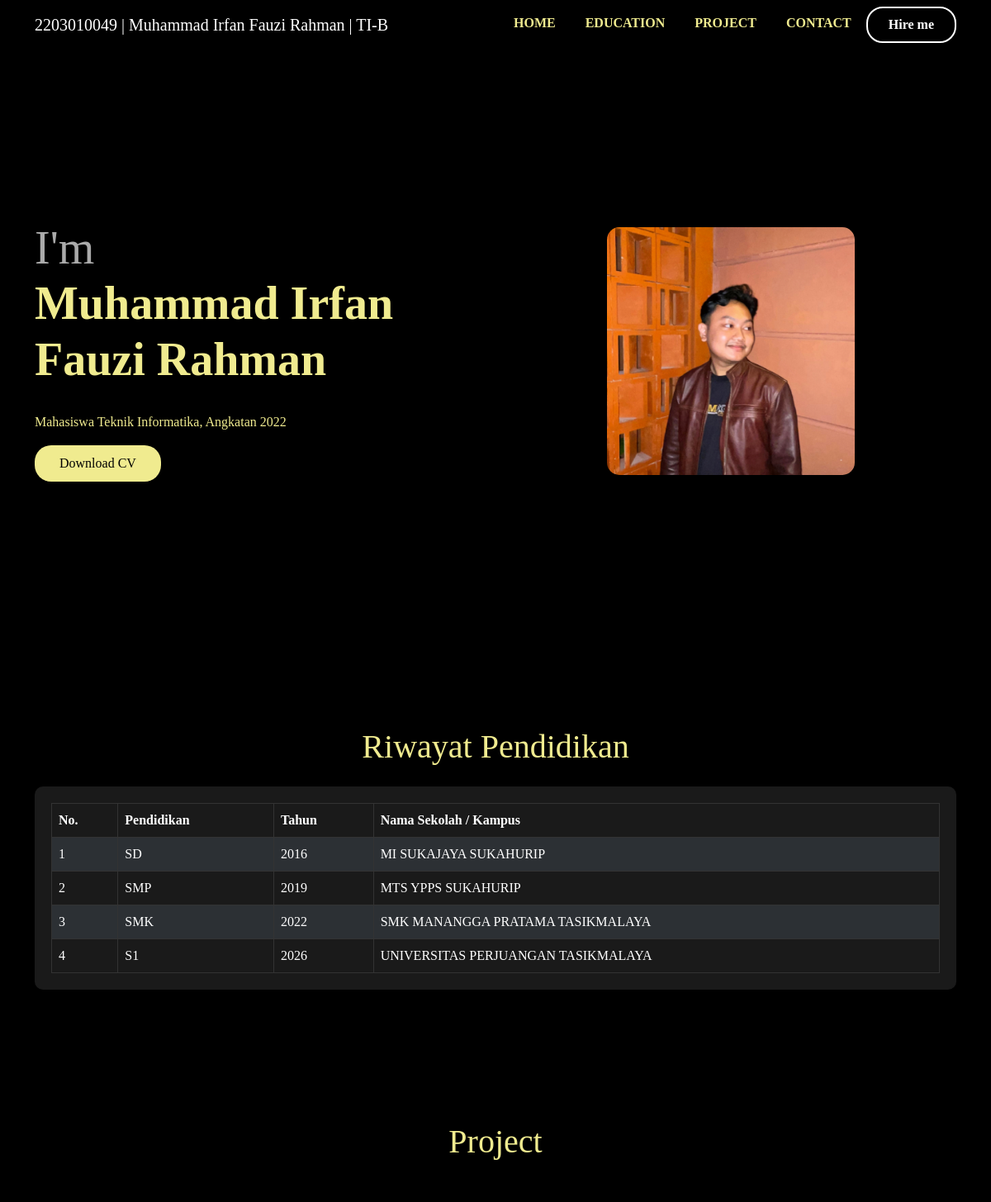
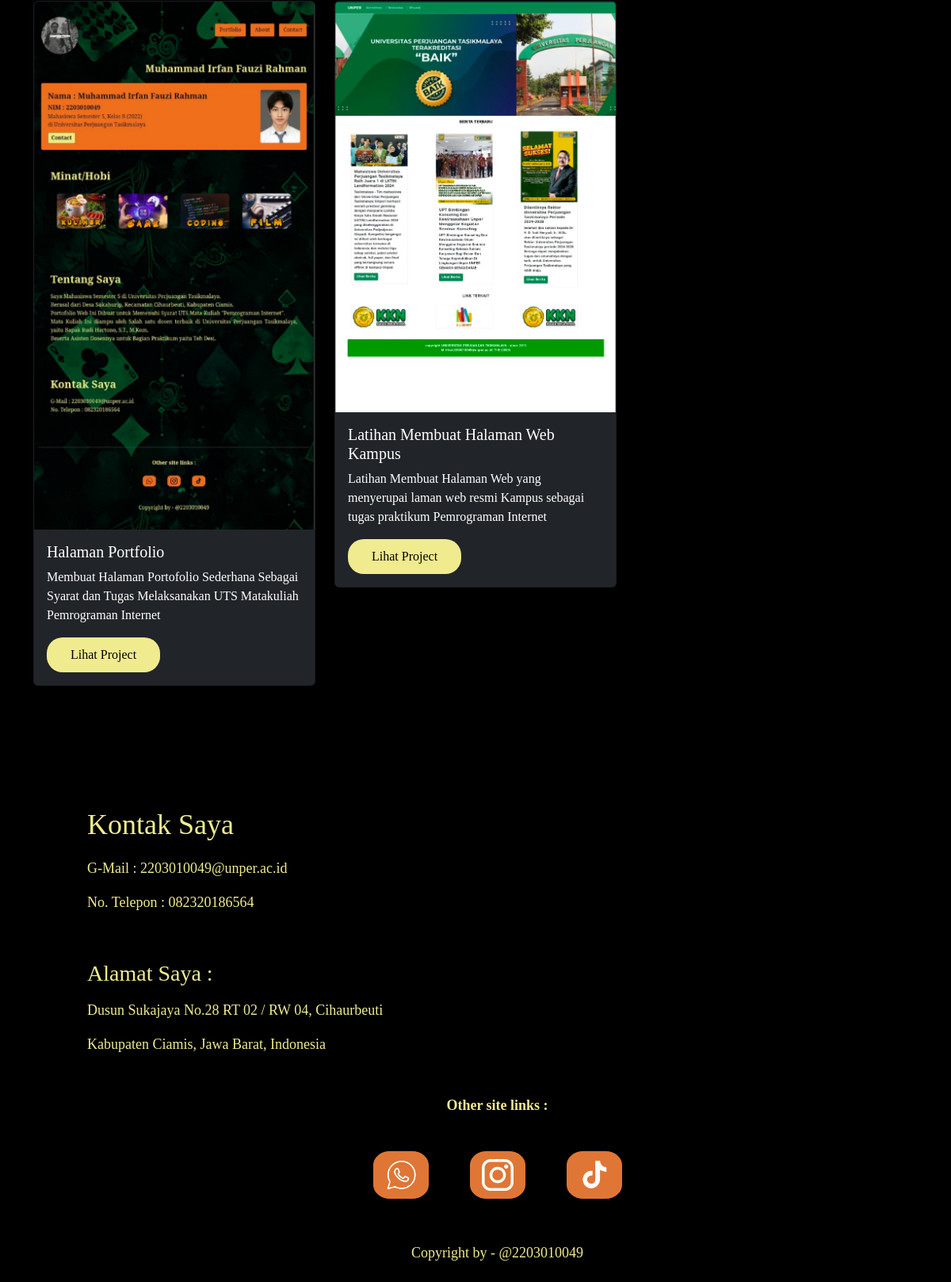
The page / on the database its author committed (2 pictures, top to bottom).
### tables this page shows
CREATE TABLE `users` (
  `id` int(11) NOT NULL,
  `nama` varchar(255) NOT NULL,
  `jenis_kelamin` enum('Laki-laki','Perempuan') NOT NULL,
  `alamat` text NOT NULL,
  `deskripsi` text DEFAULT NULL,
  `foto` varchar(255) DEFAULT NULL
);

CREATE TABLE `riwayat_pendidikan` (
  `nomor` int(11) NOT NULL,
  `pendidikan` varchar(255) NOT NULL,
  `tahun` int(11) NOT NULL,
  `sekolah_kampus` varchar(255) NOT NULL
);

CREATE TABLE `project` (
  `nomor` int(11) NOT NULL,
  `project` varchar(255) NOT NULL,
  `keterangan` text DEFAULT NULL,
  `foto` varchar(255) DEFAULT NULL,
  `link_project` varchar(255) NOT NULL
);

### index.php (the view, shortened to what this page needs)
<?php
$host = "localhost";
$user = "root";
$password = "";
$database = "identitas_diri";
$conn = new mysqli($host, $user, $password, $database);
$userQuery = "SELECT id, nama, jenis_kelamin, alamat, deskripsi, foto FROM users LIMIT 1";
$userData = $conn->query($userQuery);
$user = $userData->fetch_assoc();
$eduQuery = "SELECT * FROM riwayat_pendidikan ORDER BY tahun ASC";
$eduData = $conn->query($eduQuery);
$projectQuery = "SELECT * FROM project";
$projectData = $conn->query($projectQuery);
?>
<!DOCTYPE html>
<html lang="id">
<head>
    <link href="https://cdn.jsdelivr.net/npm/bootstrap@5.3.0-alpha1/dist/css/bootstrap.min.css" rel="stylesheet">
    <link rel="stylesheet" href="style.css">
</head>
<body>
    <nav class="navbar navbar-expand-lg fixed-top">
        <div class="container">
            <a class="navbar-brand text-white" href="#">2203010049 | Muhammad Irfan Fauzi Rahman | TI-B</a>
            <div class="collapse navbar-collapse justify-content-end" id="navbarNav">
                <ul class="navbar-nav">
                    <li class="nav-item"><a class="nav-link" href="#home"><b>HOME</b></a></li>
                    <li class="nav-item"><a class="nav-link" href="#education"><b>EDUCATION</b></a></li>
                    <li class="nav-item"><a class="nav-link" href="#project"><b>PROJECT</b></a></li>
                    <li class="nav-item"><a class="nav-link" href="#contact"><b>CONTACT</b></a></li>
                    <li class="nav-item">
                        <button class="btn hire-btn"><b>Hire me</b></button>
                    </li>
                </ul>
            </div>
        </div>
    </nav>
    <section id="home" class="hero-section">
        <div class="container">
            <div class="row align-items-center">
                <div class="col-md-6 hero-content">
                    <h1><span>I'm</span><br><?php echo $user['nama']; ?></h1>
                    <p class="my-3">
                        <?php echo $user['deskripsi']; ?>
                    </p>
                    <a href="#" class="btn btn-custom">Download CV</a>
                </div>
                <div class="col-md-6 text-center hero-image">
                    <img src="Editor/assets/images/<?php echo $user['foto']; ?>" alt="Foto Profil" class="img-fluid">
                </div>
            </div>
        </div>
    </section>
<section id="education" class="section">
    <div class="container">
        <h2 class="section-title mb-4">Riwayat Pendidikan</h2>
        <div class="table-responsive">
            <table class="table table-dark table-striped table-bordered">
                <thead>
                    <tr>
                        <th>No.</th>
                        <th>Pendidikan</th>
                        <th>Tahun</th>
                        <th>Nama Sekolah / Kampus</th>
                    </tr>
                </thead>
                <tbody>
                    <?php
                    $no = 1;
                    while ($education = $eduData->fetch_assoc()):
                    ?>
                    <tr>
                        <td><?php echo $no++; ?></td>
                        <td><?php echo $education['pendidikan']; ?></td>
                        <td><?php echo $education['tahun']; ?></td>
                        <td><?php echo $education['sekolah_kampus']; ?></td>
                    </tr>
                    <?php endwhile; ?>
                </tbody>
            </table>
        </div>
    </div>
</section>
    <section id="project" class="section">
        <div class="container">
            <h2 class="section-title">Project</h2>
            <div class="row">
                <?php while ($project = $projectData->fetch_assoc()): ?>
                <div class="col-md-4 mb-4">
                    <div class="card bg-dark text-white">
                        <img src="Editor/assets/images/<?php echo $project['foto']; ?>" class="card-img-top" alt="Project Image">
                        <div class="card-body">
                            <h5 class="card-title"><?php echo $project['project']; ?></h5>
                            <p class="card-text"><?php echo $project['keterangan']; ?></p>
                            <a href="<?php echo $project['link_project']; ?>" class="btn btn-custom" target="_blank">
                                Lihat Project
                            </a>
                        </div>
                    </div>
                </div>
                <?php endwhile; ?>
            </div>
        </div>
    </section>
    <section id="contact" class="contact">
            <h2>Kontak Saya</h2>
            <div class="contact-info">
                <p>G-Mail : 2203010049@unper.ac.id</p>
                <p>No. Telepon : 082320186564 </p>
                <br>
                <p><h3>Alamat Saya : </h3></p>
                <p>Dusun Sukajaya No.28 RT 02 / RW 04, Cihaurbeuti</p>
                <p>Kabupaten Ciamis, Jawa Barat, Indonesia</p>
            </div>
            <p style="text-align: center;"><b>Other site links :</b></p>
                <br>
                <div class="linkss" >
                    <a href="https://wa.me/082320186564"
                    target="_blank" class="linkSS">
                    <img class="linksimage" src="./logoimage/wa.png"></a>
                    <a href="https://www.instagram.com/mr.i.everyday?igsh=MWh0N3AzeT"
                    target="_blank" class="linkSS">
                    <img class="linksimage" src="./logoimage/ig.png"></a>
                    <a href="https://www.tiktok.com/@mr.xeveryday?_t=8rKl2c2SevZ&_r=1"
                    target="_blank" class="linkSS">
                    <img class="linksimage" src="./logoimage/tiktok.png"></a>
                </div>
                <br>
                <br>
            <p style="text-align: center;">Copyright by - @2203010049</p>
        </section>
</body>
</html>

### style.css (style rules this page uses)
body { background-color: #000000; color: #F0EB8F; font-family: 'Times New Roman', Times, serif, sans-serif; }
.navbar { background-color: #000000 !important; }
.nav-link { color: #F0EB8F !important; margin: 0 10px; }
.hero-section { min-height: 100vh; display: flex; align-items: center; padding: 100px 0; }
.hero-content h1 { font-size: 3.5rem; font-weight: bold; margin-top: 50px; margin-bottom: 30px; }
.hero-content h1 span { color: #aaa; font-weight: normal; }
.btn-custom { background-color: #F0EB8F; color: rgb(0, 0, 0); border-radius: 20px; padding: 10px 30px; border: none; transition: all 0.3s ease; }
.hire-btn { background-color: transparent; border: 2px solid white; color: white; border-radius: 20px; padding: 8px 25px; transition: all 0.3s ease; }
.hero-image img { margin-top: 50px; width: 100%; max-width: 300px; border-radius: 15px; box-shadow: 0 5px 15px rgba(0,0,0,0.3); }
.section { padding: 80px 0; }
.section-title { font-size: 2.5rem; margin-bottom: 50px; text-align: center; }
.table { margin-bottom: 0; }
.table-responsive { background-color: #1a1a1a; border-radius: 10px; padding: 20px; }
.table-dark { --bs-table-bg: transparent; }
.table-bordered { border-color: #333; }
.contact { margin-bottom: 50px; color: #F0EB8F; text-align: justify; padding: 50px; justify-content: space-between; margin-left: 60px; margin-right: 5px; font-size: large; }
.contact h2 { font-size: 2em; margin-bottom: 20px; color: #F0EB8F; }
.contact-info { margin-bottom: 50px; color: #F0EB8F; text-align: justify; justify-content: space-between; }
.linkss { display: flex; gap: 50px; align-items: center; justify-content: center; }
.linkSS { text-decoration: none; color: black; padding: 10px 15px; border: 1px solid #000; background-color: #Df7635; border-radius: 30%; }
.linksimage { display: flex; width: 40px; height: 40px; object-fit: cover; justify-content: center; }

### rows shown on the page
users: nama "Muhammad Irfan Fauzi Rahman", deskripsi "Mahasiswa Teknik Informatika, Angkatan 2022", foto (picture)
riwayat_pendidikan: pendidikan "SD", tahun "2016", sekolah_kampus "MI SUKAJAYA SUKAHURIP"
riwayat_pendidikan: pendidikan "SMP", tahun "2019", sekolah_kampus "MTS YPPS SUKAHURIP"
riwayat_pendidikan: pendidikan "SMK", tahun "2022", sekolah_kampus "SMK MANANGGA PRATAMA TASIKMALAYA"
riwayat_pendidikan: pendidikan "S1", tahun "2026", sekolah_kampus "UNIVERSITAS PERJUANGAN TASIKMALAYA"
project: foto (picture), project "Halaman Portfolio", keterangan "Membuat Halaman Portofolio Sederhana Sebagai Syarat dan Tugas Melaksanakan UTS Matakuliah Pemrograman Internet"
project: foto (picture), project "Latihan Membuat Halaman Web Kampus", keterangan "Latihan Membuat Halaman Web yang menyerupai laman web resmi Kampus sebagai tugas praktikum Pemrograman Internet"
